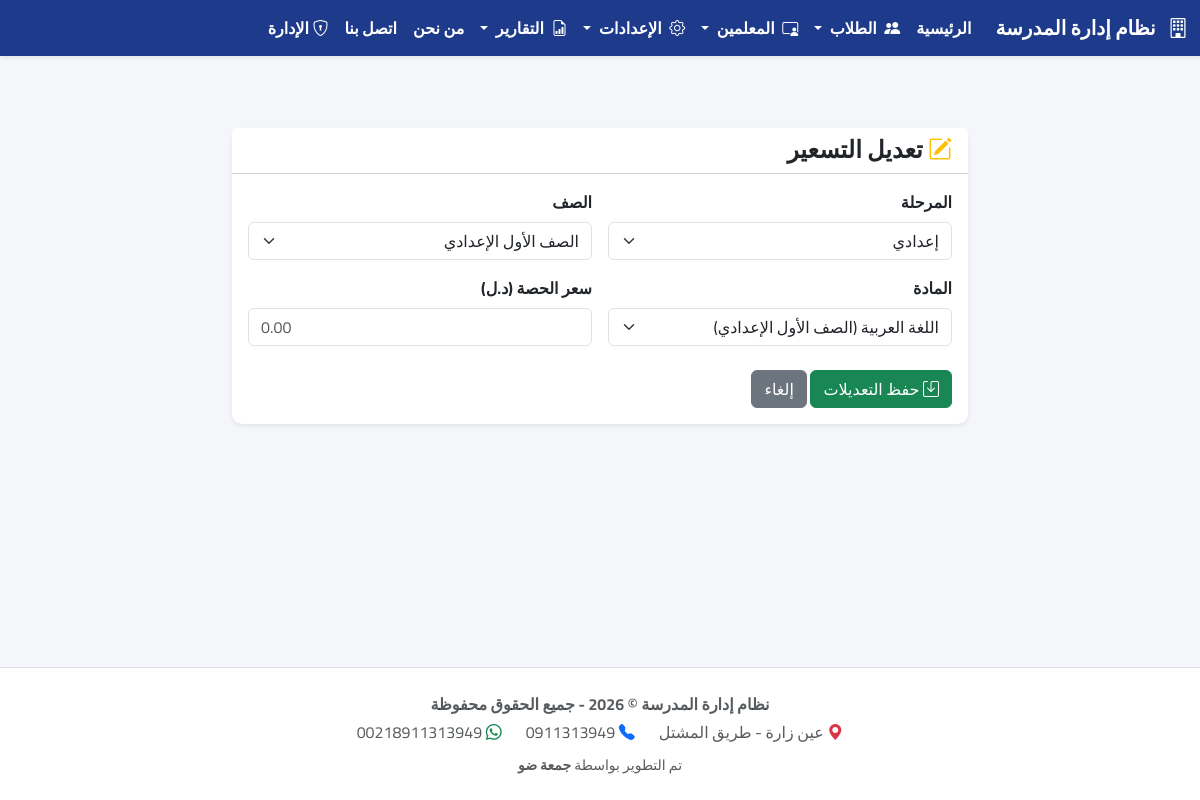
The page /pricing/48/edit/ on the database its author committed.
### academics/models.py (models this page shows, shortened)
class ClassPricing(models.Model):
    STAGE_CHOICES = [
        ('ابتدائي', 'ابتدائي'),
        ('إعدادي', 'إعدادي'),
        ('ثانوي', 'ثانوي'),
    ]
    stage = models.CharField(max_length=20, choices=STAGE_CHOICES, verbose_name="المرحلة")
    grade = models.ForeignKey(Grade, on_delete=models.CASCADE, verbose_name="الصف")
    subject = models.ForeignKey(Subject, on_delete=models.CASCADE, verbose_name="المادة")
    price_per_class = models.DecimalField(max_digits=10, decimal_places=2, verbose_name="سعر الحصة (د.ل)")
    class Meta:
        unique_together = ('stage', 'grade', 'subject')
        verbose_name = "تسعير حصة"
        verbose_name_plural = "جدول أسعار الحصص"

class Grade(models.Model):
    name = models.CharField(max_length=50, verbose_name="الصف الدراسي", unique=True)
    class Meta:
        verbose_name = "الصف"
        verbose_name_plural = "الصفوف"

class Subject(models.Model):
    name = models.CharField(max_length=100, verbose_name="اسم المادة")
    grade = models.ForeignKey(Grade, on_delete=models.CASCADE, related_name='subjects', verbose_name="الصف")
    class Meta:
        verbose_name = "المادة"
        verbose_name_plural = "المواد"

### academics/views.py (the view, shortened to what this page needs)
# urls.py: path('pricing/<int:pk>/edit/', PricingUpdateView.as_view(), name='pricing_update'),
class PricingUpdateView(View):
    def get(self, request, pk):
        try:
            pricing = ClassPricing.objects.get(id=pk)
            grades = Grade.objects.all()
            subjects = Subject.objects.all()
            stages = ClassPricing.STAGE_CHOICES
            return render(request, 'academics/pricing_form.html', {
                'object': pricing,
                'grades': grades,
                'subjects': subjects,
                'stages': stages,
                'is_update': True
            })
        except Exception as e:
            messages.error(request, f"حدث خطأ: {str(e)}")
            return redirect('pricing_list')

### templates/academics/pricing_form.html (shortened to what this page needs)
{% extends 'base.html' %}
{% block content %}
<div class="row justify-content-center mt-5">
    <div class="col-md-8">
        <div class="card shadow-sm border-0">
            <div class="card-header bg-white pb-0">
                <h4 class="fw-bold">
                    {% if is_update %}
                        <i class="bi bi-pencil-square text-warning"></i> تعديل التسعير
                    {% else %}
                        <i class="bi bi-tag-fill text-primary"></i> إضافة تسعير جديد
                    {% endif %}
                </h4>
            </div>
            <div class="card-body">
                <form method="POST">
                    <div class="row g-3">
                        <div class="col-md-6">
                            <label class="form-label fw-bold">المرحلة</label>
                            <select name="stage" class="form-select" required>
                                {% for stage_code, stage_name in stages %}
                                <option value="{{ stage_code }}" {% if object.stage == stage_code %}selected{% endif %}>{{ stage_name }}</option>
                                {% endfor %}
                            </select>
                        </div>
                        <div class="col-md-6">
                            <label class="form-label fw-bold">الصف</label>
                            <select name="grade" class="form-select" required>
                                {% for grade in grades %}
                                <option value="{{ grade.id }}" {% if object.grade.id == grade.id %}selected{% endif %}>{{ grade.name }}</option>
                                {% endfor %}
                            </select>
                        </div>
                        <div class="col-md-6">
                            <label class="form-label fw-bold">المادة</label>
                            <select name="subject" class="form-select" required>
                                {% for subject in subjects %}
                                <option value="{{ subject.id }}" {% if object.subject.id == subject.id %}selected{% endif %}>{{ subject.name }} ({{ subject.grade.name }})</option>
                                {% endfor %}
                            </select>
                        </div>
                        <div class="col-md-6">
                            <label class="form-label fw-bold">سعر الحصة (د.ل)</label>
                            <input type="number" step="0.01" name="price" class="form-control" value="{{ object.price_per_class|default:'' }}" required placeholder="0.00">
                        </div>
                    </div>
                    <div class="mt-4">
                        <button type="submit" class="btn btn-success">
                            <i class="bi bi-save"></i> {% if is_update %}حفظ التعديلات{% else %}حفظ{% endif %}
                        </button>
                        <a href="{% url 'pricing_list' %}" class="btn btn-secondary">إلغاء</a>
                    </div>
                </form>
            </div>
        </div>
    </div>
</div>
{% endblock %}

### templates/base.html (style rules this page uses)
body { font-family: 'Cairo', sans-serif; background-color: #f4f6f9; min-height: 100vh; display: flex; flex-direction: column; }
.card { border-radius: 10px; }

### rows shown on the page
ClassPricing: stage "إعدادي", grade "الصف الأول الإعدادي", subject "اللغة العربية (الصف الأول الإعدادي)"
